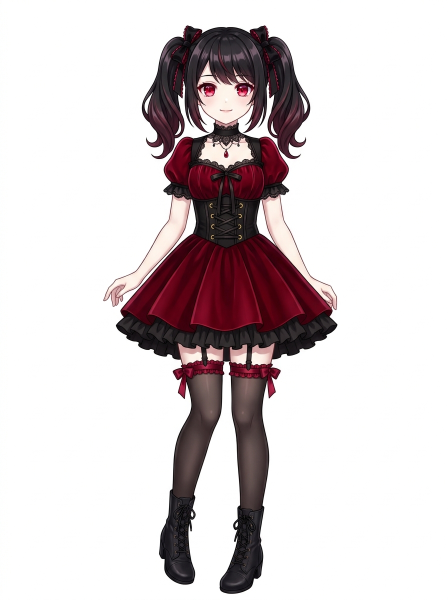
#> input picture assets/previews/crimson_idle_1794567872338.jpg, 896 x 1200 px, found by its file name (shown at 1/2 size)
$ python build_distinct_crimson_sprites.py
#> lines starting #> are read from the running program, lines starting #| are printed output that depends on the picture; after the words box and inside, x2 and y2 are one past the last pixel; in counts of white or black regions, pixels touching at a corner belong together
"""
Build Distinct 2.5D Sprite Sheet for Model 2 (Crimson)
Processes the Gothic Lolita character images into 460x600 transparent RGBA sprites:
- idle, idle_blink
- wave, wave_alt
- think
- celebrate
- tea, tea_sip
- walk_left
"""
import os
import numpy as np
from PIL import Image, ImageDraw, ImageFilter
from collections import deque

BRAIN_DIR = r"C:\Users\rv941\.gemini\antigravity\brain\3bc88549-d3c8-46f5-aa22-f916bf21a53a"
OUT_DIR = r"assets\sprites\crimson"
os.makedirs(OUT_DIR, exist_ok=True)


def clean_cutout_boundary_only(img_path):
    im = Image.open(img_path).convert("RGBA")
    w, h = im.size
#> w = 896; h = 1200
    rgb = np.array(im.convert("RGB"), dtype=np.uint8)
#> rgb is the input picture: shape (1200, 896, 3); mean R, G, B 215.3, 207.6, 209

    # Background is white/near-white connected to the canvas borders
    is_white = np.all(rgb > 235, axis=-1)
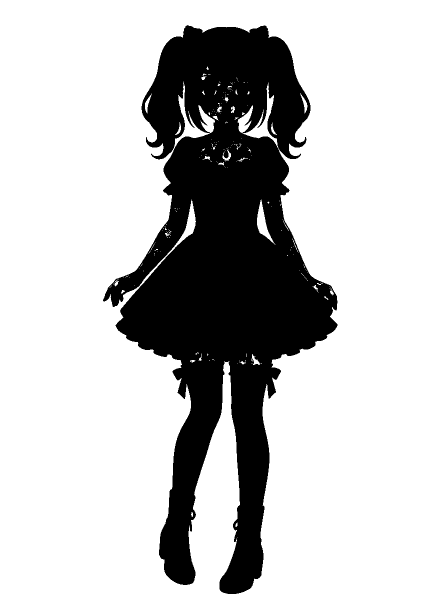
#> is_white: shape (1200, 896) bool (shown at 1/2 size); 76.8% white; 4 black regions (3 under 20 px), largest, box (x1, y1, x2, y2) and area: (206, 50, 675, 1188) 249907

    visited = np.zeros((h, w), dtype=bool)
    queue = deque()

    # Push all border pixels that are white
    for x in range(w):
        if is_white[0, x]:
            queue.append((0, x))
            visited[0, x] = True
        if is_white[h - 1, x]:
            queue.append((h - 1, x))
            visited[h - 1, x] = True
#> visited: shape (1200, 896) bool; 0.17% white in thin lines or dots

    for y in range(h):
        if is_white[y, 0] and not visited[y, 0]:
            queue.append((y, 0))
            visited[y, 0] = True
        if is_white[y, w - 1] and not visited[y, w - 1]:
            queue.append((y, w - 1))
            visited[y, w - 1] = True
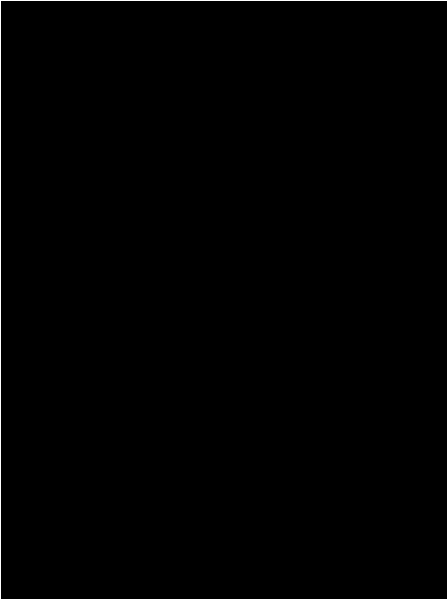
#> visited: shape (1200, 896) bool (shown at 1/2 size); 0.39% white in thin lines or dots

    # BFS from boundaries
    while queue:
        cy, cx = queue.popleft()
        for dy, dx in ((-1, 0), (1, 0), (0, -1), (0, 1)):
            ny, nx = cy + dy, cx + dx
            if 0 <= ny < h and 0 <= nx < w:
                if not visited[ny, nx] and is_white[ny, nx]:
                    visited[ny, nx] = True
                    queue.append((ny, nx))
#> this loop made 818582 passes
#> (cy, cx) on passes 1 to 3: (0, 0), (1199, 0), (0, 1)
#> visited: shape (1200, 896) bool; 76.1% white; 1 black region, box (x1, y1, x2, y2) and area: (206, 50, 675, 1188) 256618

    # Visited is strictly the outer/connected background
    alpha = np.where(visited, 0, 255).astype(np.uint8)
    alpha_img = Image.fromarray(alpha, mode="L").filter(ImageFilter.SMOOTH)
    im.putalpha(alpha_img)
    return im


def align_to_waifu_canvas(im_rgba, target_height=522, baseline_y=565):
#> called with target_height = 522, baseline_y = 565
    bbox = im_rgba.getbbox()
#> bbox = (205, 49, 676, 1189)
    if not bbox:
        return Image.new("RGBA", (460, 600), (0, 0, 0, 0))

    cropped = im_rgba.crop(bbox)
    scale = float(target_height) / float(cropped.height)
#> scale = 0.458
    target_w = max(10, int(round(cropped.width * scale)))
#> target_w = 216
    target_h = int(round(cropped.height * scale))
#> target_h = 522

    resized = cropped.resize((target_w, target_h), Image.Resampling.LANCZOS)
    canvas = Image.new("RGBA", (460, 600), (0, 0, 0, 0))
#> canvas: PIL image 460x600 RGBA; every value is 0
    ox = (460 - target_w) // 2
#> ox = 122
    oy = baseline_y - target_h
#> oy = 43
    canvas.paste(resized, (ox, oy), resized)
    return canvas


def make_blink_eyes(sprite_img):
    out = sprite_img.copy()
    draw = ImageDraw.Draw(out)
    lash_col = (35, 18, 22, 255)
    # Left eye arch
    draw.arc([198, 172, 222, 186], start=15, end=165, fill=lash_col, width=3)
    # Right eye arch
    draw.arc([238, 172, 262, 186], start=15, end=165, fill=lash_col, width=3)
    return out


print("Extracting and aligning distinct Crimson Gothic sprites...")

# 1. IDLE
idle_path = os.path.join(BRAIN_DIR, "crimson_idle_1794567872338.jpg")
idle_rgba = align_to_waifu_canvas(clean_cutout_boundary_only(idle_path), target_height=522)
idle_rgba.save(os.path.join(OUT_DIR, "idle.png"))
print("Saved idle.png")

# 1b. IDLE BLINK
idle_blink = make_blink_eyes(idle_rgba)
idle_blink.save(os.path.join(OUT_DIR, "idle_blink.png"))
print("Saved idle_blink.png")

# 2. WAVE
wave_path = os.path.join(BRAIN_DIR, "crimson_wave_v3_1794568156486.jpg")
wave_rgba = align_to_waifu_canvas(clean_cutout_boundary_only(wave_path), target_height=522)
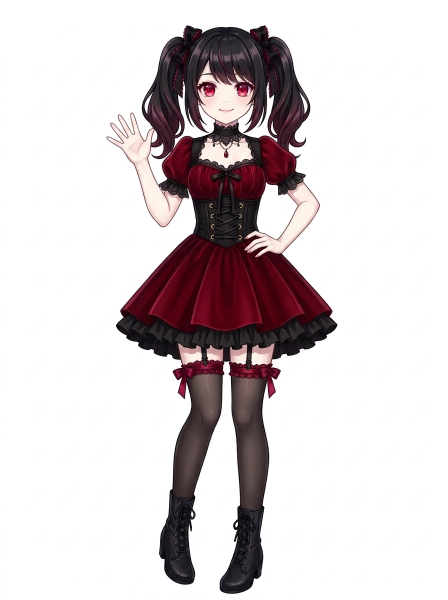
#> input picture assets/previews/crimson_wave_v3_1794568156486.jpg, 896 x 1200 px, found by its file name (shown at 1/2 size)
#> in clean_cutout_boundary_only, rgb is the input picture: shape (1200, 896, 3); mean R, G, B 214.6, 207.3, 208.8
#> in clean_cutout_boundary_only (call 2), `is_white = np.all(rgb > 235, axis=-1)`:
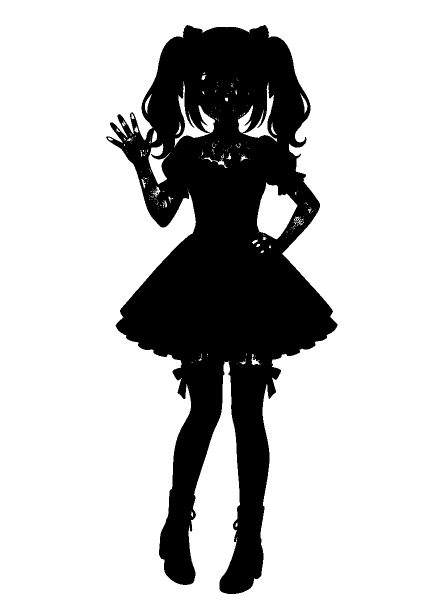
#> is_white: shape (1200, 896) bool (shown at 1/2 size); 76.6% white; 8 black regions (7 under 20 px), largest, box (x1, y1, x2, y2) and area: (212, 50, 675, 1188) 251150
#> the loop in clean_cutout_boundary_only (call 2), `while queue:` made 809378 passes
#> after the loop in clean_cutout_boundary_only (call 2), `while queue:`: visited: shape (1200, 896) bool; 75.3% white; 1 black region, box (x1, y1, x2, y2) and area: (212, 50, 675, 1188) 265822
#> in clean_cutout_boundary_only (call 2), `alpha_img = Image.fromarray(alpha, mode="L").filter(ImageFilter.SMOOTH)`:
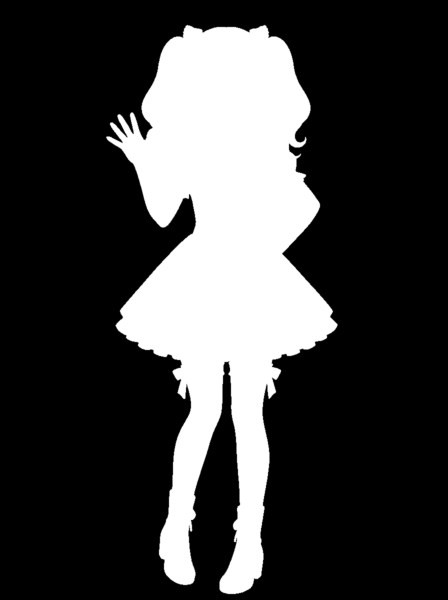
#> alpha_img: PIL image 896x1200 L (shown at 1/2 size); min 0, max 255, mean 63
#> call 2 of align_to_waifu_canvas, with target_height = 522, baseline_y = 565
#> in align_to_waifu_canvas (call 2), `bbox = im_rgba.getbbox()`: bbox = (211, 49, 676, 1189)
#> in align_to_waifu_canvas (call 2), `resized = cropped.resize((target_w, target_h), Image.Resampling.LANCZOS)`:
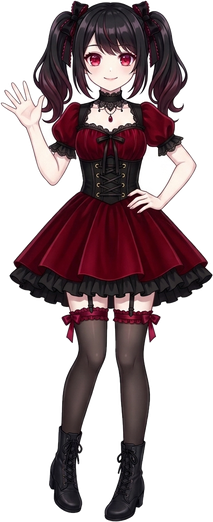
#> resized: PIL image 213x522 RGBA; mean R, G, B, A 51.9, 37.2, 40.3, 127.9; transparent parts drawn white
#> in align_to_waifu_canvas (call 2), `canvas.paste(resized, (ox, oy), resized)`:
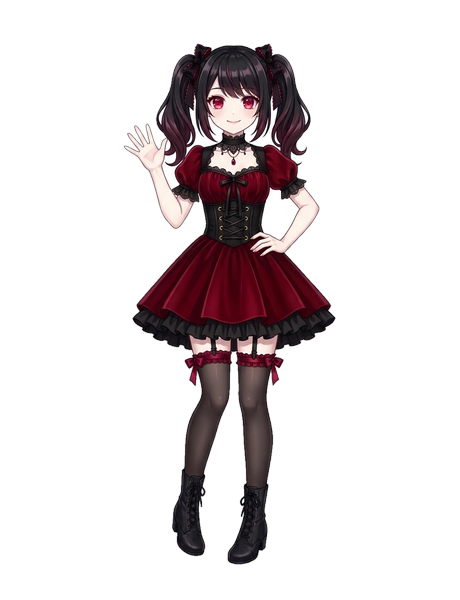
#> canvas: PIL image 460x600 RGBA; mean R, G, B, A 18.6, 12.7, 14, 51; transparent parts drawn white
wave_rgba.save(os.path.join(OUT_DIR, "wave.png"))
print("Saved wave.png")

# 2b. WAVE ALT
wave_alt = wave_rgba.copy()
wave_alt.save(os.path.join(OUT_DIR, "wave_alt.png"))
print("Saved wave_alt.png")

# 3. THINK
think_path = os.path.join(BRAIN_DIR, "crimson_thinking_sprite_1794568107542.jpg")
#> (the run stopped early here; a loop or call above may not have finished)
